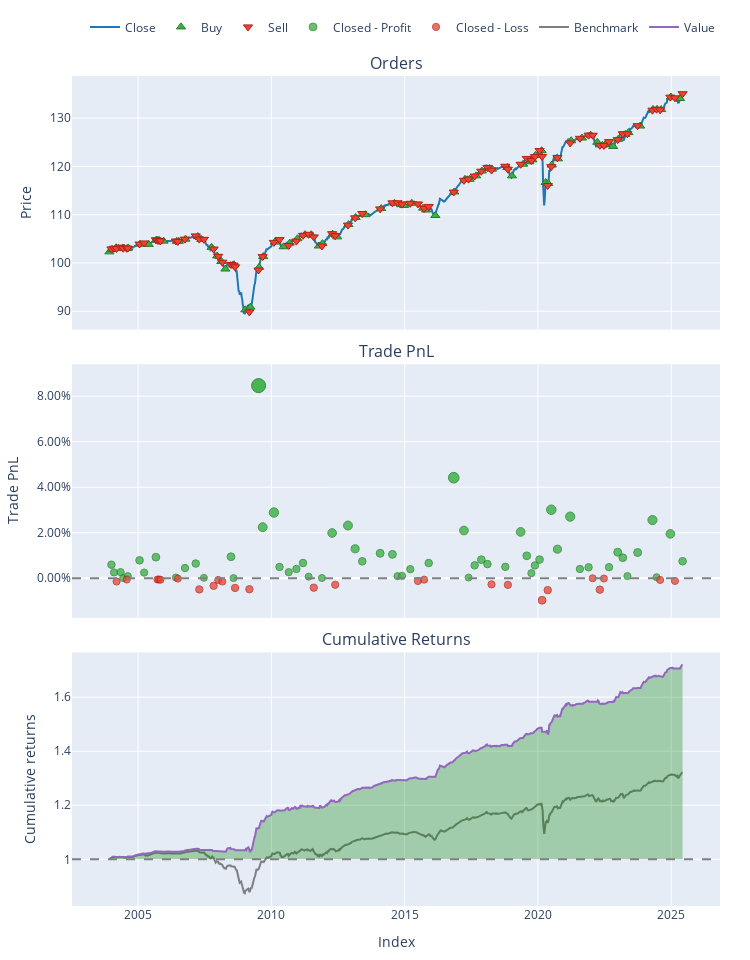

Notebook source saved alongside this figure:
### Code cell
import pandas as pd
import numpy as np
import matplotlib.pyplot as plt
from sklearn.ensemble import GradientBoostingClassifier
from sklearn.preprocessing import StandardScaler
from sklearn.pipeline import Pipeline
import vectorbt as vbt
import os

import pandas as pd, numpy as np, matplotlib.pyplot as plt, warnings, itertools, random
from sklearn.decomposition import PCA
from sklearn.ensemble import GradientBoostingClassifier
from sklearn.model_selection import TimeSeriesSplit
from deap import base, creator, tools, algorithms

import pandas as pd, numpy as np, random, time, matplotlib.pyplot as plt
from pathlib import Path

warnings.filterwarnings("ignore")   # to keep notebook output tidy



import pandas as pd
import numpy as np
import random
import vectorbt as vbt

# --- Parameters ---
POP_SIZE, MAX_GENS = 120, 120
MUT_RATE, CROSS_RATE = 0.40, 0.40
TARGET_RET = 0.70
RANDOM_SEED = 7
np.random.seed(RANDOM_SEED)
random.seed(RANDOM_SEED)

# --- Load the data ---
CSV_PATH = r"c:\Users\Eddy\YTM Capital Dropbox\Eddy Winiarz\Trading\COF\Models\Unfinished Models\Eddy\Python Projects\BT\data_pipelines\data_processed\with_er_daily.csv"
df = pd.read_csv(CSV_PATH, parse_dates=True)
df.iloc[:, 0] = pd.to_datetime(df.iloc[:, 0], errors="coerce")
df = df.set_index(df.columns[0]).sort_index()
price_col = "cad_ig_er_index" if "cad_ig_er_index" in df.columns else df.columns[1]
price = df[price_col].resample("W-FRI").last().ffill()
df_w = price.to_frame("price")
df_w["ret_fwd"] = price.pct_change().shift(-1)
for col in ["cad_oas", "us_ig_oas", "us_hy_oas", "vix"]:
    df_w[col] = df[col].resample("W-FRI").last().ffill() if col in df.columns else 0.0
df_w = df_w.dropna(subset=["ret_fwd"])

# --- Feature matrix ---
feat = pd.DataFrame(index=df_w.index)
for lag in [1,2,3,4,6,8,12,13,26,52]:
    feat[f"mom_{lag}"] = price.pct_change(lag)
for w in [4,8,13,26]:
    feat[f"vol_{w}"] = price.pct_change().rolling(w).std()
for w in [4,8,13,26]:
    feat[f"sma_{w}_dev"] = price/price.rolling(w).mean()-1
ema12, ema26 = price.ewm(span=12, adjust=False).mean(), price.ewm(span=26, adjust=False).mean()
feat["macd_diff"] = (ema12-ema26) - (ema12-ema26).ewm(span=9, adjust=False).mean()
low14, high14 = price.rolling(14).min(), price.rolling(14).max()
feat["stoch_k"] = 100*(price-low14)/(high14-low14+1e-8)
for col in ["cad_oas","us_ig_oas","us_hy_oas","vix"]:
    feat[f"{col}_mom4"] = df_w[col].pct_change(4)
feat = feat.fillna(0)
FEATURES = feat.columns.tolist()

# --- GA primitives ---
def rand_clause():
    f = random.choice(FEATURES)
    thr = np.percentile(feat[f], random.uniform(10,90))
    op  = ">" if random.random()<0.5 else "<"
    return f"(feat['{f}'] {op} {thr:.6f})"

def gen_rule(max_c=4):
    n = random.randint(1,max_c)
    join = " & " if random.random()<0.5 else " | "
    return join.join(rand_clause() for _ in range(n))

def evaluate(rule):
    try:
        mask = eval(rule)
        mask = mask.reindex(price.index).fillna(False)
        # vectorbt backtest
        pf = vbt.Portfolio.from_signals(
            price,
            entries=mask,
            exits=~mask,
            freq='W',
            init_cash=10000,
            fees=0.0,
            slippage=0.0
        )
        ret = pf.total_return()
        dd = pf.max_drawdown()
        fitness = ret - 0.1*abs(dd)
        return fitness, ret, dd, pf
    except Exception as e:
        print(f"Error evaluating rule: {rule}\n{e}")
        return -1,-1,0,None

def mutate(rule):
    if random.random()<0.5 and ("&" in rule or "|" in rule):
        parts = rule.split("&" if "&" in rule else "|")
        parts[random.randrange(len(parts))] = rand_clause()
        join = "&" if "&" in rule else "|"
        return join.join(p.strip() for p in parts)
    return f"({rule}) {'&' if random.random()<0.5 else '|'} {rand_clause()}"

def crossover(r1,r2):
    p1 = r1.split("&" if "&" in r1 else "|")
    p2 = r2.split("&" if "&" in r2 else "|")
    return random.choice(p1).strip()+" & "+random.choice(p2).strip()

# --- Run GA ---
pop=[gen_rule() for _ in range(POP_SIZE)]
best_rule,best_ret,best_pf=None,-1,None
for gen in range(MAX_GENS):
    scored=[(*evaluate(r)[:2],r) for r in pop]
    scored.sort(key=lambda x:x[0], reverse=True)
    elite=[r for _,_,r in scored[:25]]
    if scored[0][1]>best_ret:
        best_rule, best_ret = scored[0][2], scored[0][1]
        best_pf = evaluate(best_rule)[3]
        print(f"Gen {gen:03d}  best return {best_ret*100:5.1f}%")
        if best_ret>=TARGET_RET: break
    next_pop = elite.copy()
    while len(next_pop)<POP_SIZE:
        roll=random.random()
        if roll<MUT_RATE: next_pop.append(mutate(random.choice(elite)))
        elif roll<MUT_RATE+CROSS_RATE: next_pop.append(crossover(*random.sample(elite,2)))
        else: next_pop.append(gen_rule())
    pop=next_pop

# --- Metrics & plot ---
if best_pf is not None:
    print("\nBest rule:", best_rule)
    print(f"Cumulative return {best_ret*100:.1f}%")
    print(best_pf.stats())
    best_pf.plot().show()
else:
    print("No valid solution found.")

### Figure 1 — Plotly figure (JSON) as saved in the notebook; plotly's stock layout.template omitted (floating-point values rounded to 4 significant figures; data arrays with more than 128 entries replaced by an {"elided": "..."} marker saying what was removed)
{"data": [{"legendgroup": "0", "line": {"color": "#1f77b4"}, "name": "Close", "showlegend": true, "type": "scatter", "uid": "ad608d63-fa7d-4626-ac4a-9cbf4cfdb67c", "x": {"elided": "1123 str values"}, "xaxis": "x", "y": {"elided": "1123 float values"}, "yaxis": "y"}, {"customdata": {"elided": "84x3 float values"}, "hovertemplate": "Order Id: %{customdata[0]}<br>Timestamp: %{x}<br>Price: %{y}<br>Size: %{customdata[1]:.6f}<br>Fees: %{customdata[2]:.6f}", "legendgroup": "1", "marker": {"color": "#37B13F", "line": {"color": "rgb(38,123,44)", "width": 1}, "size": 8, "symbol": "triangle-up"}, "mode": "markers", "name": "Buy", "type": "scatter", "uid": "17377289-24a1-4d75-9b7e-37717ea32d18", "x": ["2003-12-05T00:00:00", "2004-01-09T00:00:00", "2004-03-05T00:00:00", "2004-04-09T00:00:00", "2004-06-04T00:00:00", "2004-06-18T00:00:00", "2004-08-06T00:00:00", "2004-08-20T00:00:00", "2005-01-28T00:00:00", "2005-05-27T00:00:00", "2005-09-09T00:00:00", "2005-09-30T00:00:00", "2005-10-21T00:00:00", "2005-12-16T00:00:00", "2006-06-16T00:00:00", "2006-07-14T00:00:00", "2006-10-13T00:00:00", "2007-03-30T00:00:00", "2007-05-18T00:00:00", "2007-10-05T00:00:00", "2007-12-21T00:00:00", "2008-02-15T00:00:00", "2008-04-11T00:00:00", "2008-07-25T00:00:00", "2008-08-08T00:00:00", "2009-01-09T00:00:00", "2009-03-20T00:00:00", "2009-07-17T00:00:00", "2009-09-11T00:00:00", "2010-02-19T00:00:00", "2010-06-18T00:00:00", "2010-09-10T00:00:00", "2010-12-24T00:00:00", "2011-04-08T00:00:00", "2011-07-01T00:00:00", "2011-10-14T00:00:00", "2011-12-02T00:00:00", "2012-04-20T00:00:00", "2012-06-22T00:00:00", "2012-11-23T00:00:00", "2013-03-01T00:00:00", "2013-07-12T00:00:00", "2014-02-14T00:00:00", "2014-08-15T00:00:00", "2014-11-14T00:00:00", "2014-12-26T00:00:00", "2015-04-10T00:00:00", "2015-09-11T00:00:00", "2015-10-23T00:00:00", "2016-02-26T00:00:00", "2016-11-11T00:00:00", "2017-04-07T00:00:00", "2017-06-09T00:00:00", "2017-09-08T00:00:00", "2017-11-24T00:00:00", "2018-03-09T00:00:00", "2018-04-13T00:00:00", "2018-11-09T00:00:00", "2019-01-11T00:00:00", "2019-06-14T00:00:00", "2019-09-06T00:00:00", "2019-10-18T00:00:00", "2019-11-29T00:00:00", "2020-02-21T00:00:00", "2020-04-17T00:00:00", "2020-05-22T00:00:00", "2020-07-10T00:00:00", "2020-10-02T00:00:00", "2021-04-02T00:00:00", "2021-08-27T00:00:00", "2021-12-24T00:00:00", "2022-03-25T00:00:00", "2022-06-03T00:00:00", "2022-07-15T00:00:00", "2022-10-28T00:00:00", "2023-01-06T00:00:00", "2023-04-14T00:00:00", "2023-05-26T00:00:00", "2023-11-03T00:00:00", "2024-04-26T00:00:00", "2024-06-21T00:00:00", "2024-08-16T00:00:00", "2024-12-27T00:00:00", "2025-05-02T00:00:00"], "xaxis": "x", "y": [102.3, 102.8, 103.1, 103.0, 103.0, 103.1, 103.0, 103.1, 103.9, 103.8, 104.8, 104.7, 104.6, 104.5, 104.5, 104.5, 104.9, 105.5, 104.9, 103.2, 101.5, 100.3, 98.74, 99.55, 99.62, 90.29, 90.85, 99.09, 101.3, 104.3, 103.3, 104.1, 105.0, 105.9, 105.8, 103.5, 104.0, 106.0, 105.4, 107.9, 109.4, 110.0, 111.3, 112.4, 112.1, 111.9, 112.4, 111.3, 111.0, 109.8, 114.7, 117.3, 117.3, 118.0, 119.0, 119.6, 119.4, 119.8, 118.1, 120.5, 121.0, 121.4, 122.3, 123.3, 116.7, 116.5, 120.3, 121.6, 125.3, 125.9, 126.5, 125.0, 124.4, 124.5, 124.1, 125.6, 126.6, 127.0, 128.4, 131.8, 131.8, 131.8, 134.4, 134.1], "yaxis": "y"}, {"customdata": {"elided": "84x3 float values"}, "hovertemplate": "Order Id: %{customdata[0]}<br>Timestamp: %{x}<br>Price: %{y}<br>Size: %{customdata[1]:.6f}<br>Fees: %{customdata[2]:.6f}", "legendgroup": "2", "marker": {"color": "#EA4335", "line": {"color": "rgb(181,31,18)", "width": 1}, "size": 8, "symbol": "triangle-down"}, "mode": "markers", "name": "Sell", "type": "scatter", "uid": "12c3fa0b-2fa5-4f90-819b-42b3584ca400", "x": ["2004-01-02T00:00:00", "2004-02-06T00:00:00", "2004-03-12T00:00:00", "2004-05-07T00:00:00", "2004-06-11T00:00:00", "2004-07-30T00:00:00", "2004-08-13T00:00:00", "2005-01-21T00:00:00", "2005-03-25T00:00:00", "2005-09-02T00:00:00", "2005-09-23T00:00:00", "2005-10-14T00:00:00", "2005-11-04T00:00:00", "2006-06-02T00:00:00", "2006-06-30T00:00:00", "2006-10-06T00:00:00", "2007-03-02T00:00:00", "2007-04-20T00:00:00", "2007-06-22T00:00:00", "2007-11-02T00:00:00", "2008-01-04T00:00:00", "2008-02-29T00:00:00", "2008-06-27T00:00:00", "2008-08-01T00:00:00", "2008-08-22T00:00:00", "2009-03-06T00:00:00", "2009-07-10T00:00:00", "2009-09-04T00:00:00", "2010-02-05T00:00:00", "2010-04-23T00:00:00", "2010-08-27T00:00:00", "2010-12-10T00:00:00", "2011-03-11T00:00:00", "2011-05-27T00:00:00", "2011-08-05T00:00:00", "2011-11-25T00:00:00", "2012-04-13T00:00:00", "2012-05-25T00:00:00", "2012-11-16T00:00:00", "2013-02-22T00:00:00", "2013-05-31T00:00:00", "2014-01-31T00:00:00", "2014-07-18T00:00:00", "2014-09-26T00:00:00", "2014-11-28T00:00:00", "2015-03-20T00:00:00", "2015-07-03T00:00:00", "2015-09-25T00:00:00", "2015-11-27T00:00:00", "2016-11-04T00:00:00", "2017-03-24T00:00:00", "2017-05-26T00:00:00", "2017-08-18T00:00:00", "2017-11-17T00:00:00", "2018-02-09T00:00:00", "2018-04-06T00:00:00", "2018-10-12T00:00:00", "2018-11-16T00:00:00", "2019-05-10T00:00:00", "2019-08-02T00:00:00", "2019-10-04T00:00:00", "2019-11-22T00:00:00", "2020-01-24T00:00:00", "2020-02-28T00:00:00", "2020-05-15T00:00:00", "2020-07-03T00:00:00", "2020-09-25T00:00:00", "2021-03-19T00:00:00", "2021-07-30T00:00:00", "2021-11-26T00:00:00", "2022-01-21T00:00:00", "2022-04-29T00:00:00", "2022-06-24T00:00:00", "2022-09-02T00:00:00", "2022-12-30T00:00:00", "2023-03-10T00:00:00", "2023-05-12T00:00:00", "2023-09-29T00:00:00", "2024-04-19T00:00:00", "2024-06-14T00:00:00", "2024-08-02T00:00:00", "2024-12-20T00:00:00", "2025-02-21T00:00:00", "2025-06-06T00:00:00"], "xaxis": "x", "y": [102.9, 103.1, 103.0, 103.3, 103.0, 103.0, 103.1, 103.9, 104.1, 104.8, 104.7, 104.6, 104.6, 104.5, 104.5, 104.9, 105.6, 104.9, 104.9, 102.9, 101.4, 100.1, 99.67, 99.55, 99.2, 89.85, 98.54, 101.3, 104.3, 104.8, 103.6, 104.5, 105.7, 105.9, 105.4, 103.5, 106.1, 105.7, 107.8, 109.3, 110.2, 111.2, 112.5, 112.5, 112.2, 112.4, 112.2, 111.3, 111.7, 114.7, 117.1, 117.4, 118.0, 119.0, 119.8, 119.2, 120.0, 119.4, 120.5, 121.7, 121.2, 122.0, 123.3, 122.1, 116.1, 120.0, 121.8, 124.9, 125.8, 126.5, 126.5, 124.4, 124.3, 125.1, 125.6, 126.8, 126.8, 128.4, 131.7, 131.8, 131.7, 134.4, 134.2, 135.1], "yaxis": "y"}, {"customdata": {"elided": "59x4 float values"}, "hovertemplate": "Exit Trade Id: %{customdata[0]}<br>Position Id: %{customdata[1]}<br>Exit Timestamp: %{x}<br>PnL: %{customdata[2]:.6f}<br>Return: %{customdata[3]:.2%}", "legendgroup": "3", "marker": {"color": "#37B13F", "line": {"color": "rgb(38,123,44)", "width": 1}, "opacity": [0.7605, 0.7545, 0.7547, 0.7501, 0.7516, 0.7639, 0.7543, 0.7663, 0.7505, 0.7579, 0.7614, 0.7502, 0.7667, 0.75, 0.9, 0.7897, 0.8011, 0.7587, 0.7547, 0.7572, 0.7618, 0.7511, 0.7501, 0.7852, 0.791, 0.7729, 0.7631, 0.7693, 0.7685, 0.7515, 0.7518, 0.757, 0.7617, 0.8283, 0.7871, 0.7505, 0.76, 0.7644, 0.7609, 0.7588, 0.786, 0.7674, 0.7539, 0.7599, 0.7645, 0.8033, 0.7726, 0.7979, 0.7571, 0.7584, 0.7585, 0.7702, 0.7659, 0.7516, 0.77, 0.7953, 0.7507, 0.7845, 0.7632], "size": [7.489, 7.208, 7.219, 7.002, 7.073, 7.647, 7.202, 7.763, 7.023, 7.367, 7.531, 7.011, 7.778, 7.001, 14, 8.853, 9.386, 7.407, 7.217, 7.334, 7.55, 7.053, 7.005, 8.642, 8.913, 8.066, 7.61, 7.902, 7.865, 7.072, 7.084, 7.326, 7.548, 10.65, 8.732, 7.022, 7.465, 7.673, 7.511, 7.411, 8.68, 7.813, 7.18, 7.462, 7.676, 9.487, 8.053, 9.237, 7.333, 7.393, 7.399, 7.943, 7.743, 7.074, 7.931, 9.112, 7.034, 8.61, 7.615], "symbol": "circle"}, "mode": "markers", "name": "Closed - Profit", "type": "scatter", "uid": "21fdb47a-2500-434a-bf76-dff5b55a2677", "x": ["2004-01-02T00:00:00", "2004-02-06T00:00:00", "2004-05-07T00:00:00", "2004-06-11T00:00:00", "2004-08-13T00:00:00", "2005-01-21T00:00:00", "2005-03-25T00:00:00", "2005-09-02T00:00:00", "2006-06-02T00:00:00", "2006-10-06T00:00:00", "2007-03-02T00:00:00", "2007-06-22T00:00:00", "2008-06-27T00:00:00", "2008-08-01T00:00:00", "2009-07-10T00:00:00", "2009-09-04T00:00:00", "2010-02-05T00:00:00", "2010-04-23T00:00:00", "2010-08-27T00:00:00", "2010-12-10T00:00:00", "2011-03-11T00:00:00", "2011-05-27T00:00:00", "2011-11-25T00:00:00", "2012-04-13T00:00:00", "2012-11-16T00:00:00", "2013-02-22T00:00:00", "2013-05-31T00:00:00", "2014-01-31T00:00:00", "2014-07-18T00:00:00", "2014-09-26T00:00:00", "2014-11-28T00:00:00", "2015-03-20T00:00:00", "2015-11-27T00:00:00", "2016-11-04T00:00:00", "2017-03-24T00:00:00", "2017-05-26T00:00:00", "2017-08-18T00:00:00", "2017-11-17T00:00:00", "2018-02-09T00:00:00", "2018-10-12T00:00:00", "2019-05-10T00:00:00", "2019-08-02T00:00:00", "2019-10-04T00:00:00", "2019-11-22T00:00:00", "2020-01-24T00:00:00", "2020-07-03T00:00:00", "2020-09-25T00:00:00", "2021-03-19T00:00:00", "2021-07-30T00:00:00", "2021-11-26T00:00:00", "2022-09-02T00:00:00", "2022-12-30T00:00:00", "2023-03-10T00:00:00", "2023-05-12T00:00:00", "2023-09-29T00:00:00", "2024-04-19T00:00:00", "2024-06-14T00:00:00", "2024-12-20T00:00:00", "2025-06-06T00:00:00"], "xaxis": "x2", "y": [0.005935, 0.002532, 0.002663, 4.948e-05, 0.0009002, 0.007842, 0.002462, 0.009241, 0.0002975, 0.004463, 0.006441, 0.0001526, 0.009432, 2.775e-05, 0.08466, 0.02242, 0.02886, 0.004944, 0.002646, 0.004061, 0.006667, 0.000667, 7.677e-05, 0.01987, 0.02315, 0.01291, 0.007399, 0.01093, 0.01048, 0.0008877, 0.001031, 0.00396, 0.006645, 0.04418, 0.02096, 0.0002822, 0.005648, 0.008158, 0.006196, 0.004991, 0.02034, 0.009845, 0.002203, 0.005609, 0.008196, 0.03009, 0.01275, 0.02707, 0.004043, 0.004778, 0.00484, 0.01142, 0.009005, 0.0009156, 0.01128, 0.02556, 0.0004296, 0.01949, 0.007452], "yaxis": "y2"}, {"customdata": [[2, 2, -14.61, -0.001448], [5, 5, -6.116, -0.0006057], [10, 10, -6.109, -0.0005931], [11, 11, -5.783, -0.0005618], [12, 12, -7.133, -0.0006934], [14, 14, -1.917, -0.0001865], [17, 17, -51.33, -0.004938], [19, 19, -34.79, -0.003363], [20, 20, -8.107, -0.0007864], [21, 21, -15.18, -0.001474], [24, 24, -44.53, -0.004289], [25, 25, -50.22, -0.004858], [34, 34, -49.87, -0.004169], [37, 37, -35.13, -0.002891], [46, 46, -16.3, -0.001254], [47, 47, -8.25, -0.0006355], [55, 55, -38.51, -0.002711], [57, 57, -41.74, -0.002931], [63, 63, -144.2, -0.0097], [64, 64, -77.3, -0.005251], [70, 70, -0.3285, -2.076e-05], [71, 71, -79.77, -0.00504], [72, 72, -2.37, -0.0001505], [80, 80, -13.28, -0.0007917], [82, 82, -20.65, -0.001209]], "hovertemplate": "Exit Trade Id: %{customdata[0]}<br>Position Id: %{customdata[1]}<br>Exit Timestamp: %{x}<br>PnL: %{customdata[2]:.6f}<br>Return: %{customdata[3]:.2%}", "legendgroup": "4", "marker": {"color": "#EA4335", "line": {"color": "rgb(181,31,18)", "width": 1}, "opacity": [0.7525, 0.751, 0.751, 0.751, 0.7512, 0.7503, 0.7587, 0.7559, 0.7514, 0.7526, 0.7576, 0.7586, 0.7574, 0.7551, 0.7522, 0.7511, 0.7548, 0.7552, 0.7672, 0.7593, 0.75, 0.7589, 0.7502, 0.7514, 0.7521], "size": [7.118, 7.048, 7.047, 7.045, 7.056, 7.014, 7.407, 7.276, 7.063, 7.12, 7.353, 7.4, 7.343, 7.237, 7.102, 7.051, 7.222, 7.241, 7.801, 7.433, 7, 7.415, 7.011, 7.064, 7.098], "symbol": "circle"}, "mode": "markers", "name": "Closed - Loss", "type": "scatter", "uid": "224003f3-573d-4c6d-8ed5-f16cd8a9625e", "x": ["2004-03-12T00:00:00", "2004-07-30T00:00:00", "2005-09-23T00:00:00", "2005-10-14T00:00:00", "2005-11-04T00:00:00", "2006-06-30T00:00:00", "2007-04-20T00:00:00", "2007-11-02T00:00:00", "2008-01-04T00:00:00", "2008-02-29T00:00:00", "2008-08-22T00:00:00", "2009-03-06T00:00:00", "2011-08-05T00:00:00", "2012-05-25T00:00:00", "2015-07-03T00:00:00", "2015-09-25T00:00:00", "2018-04-06T00:00:00", "2018-11-16T00:00:00", "2020-02-28T00:00:00", "2020-05-15T00:00:00", "2022-01-21T00:00:00", "2022-04-29T00:00:00", "2022-06-24T00:00:00", "2024-08-02T00:00:00", "2025-02-21T00:00:00"], "xaxis": "x2", "y": [-0.001448, -0.0006057, -0.0005931, -0.0005618, -0.0006934, -0.0001865, -0.004938, -0.003363, -0.0007864, -0.001474, -0.004289, -0.004858, -0.004169, -0.002891, -0.001254, -0.0006355, -0.002711, -0.002931, -0.0097, -0.005251, -2.076e-05, -0.00504, -0.0001505, -0.0007917, -0.001209], "yaxis": "y2"}, {"legendgroup": "5", "line": {"color": "#7f7f7f"}, "name": "Benchmark", "showlegend": true, "type": "scatter", "uid": "98f2977b-950c-4b98-a5b5-ce46ea505f7d", "x": {"elided": "1123 str values"}, "xaxis": "x3", "y": {"elided": "1123 float values"}, "yaxis": "y3"}, {"hoverinfo": "skip", "legendgroup": "6", "line": {"color": "rgba(0, 0, 0, 0)", "width": 0}, "opacity": 0, "showlegend": false, "type": "scatter", "uid": "490ca9a7-0cdf-41aa-92c2-623a7cee1ee2", "x": {"elided": "1123 str values"}, "xaxis": "x3", "y": {"elided": "1123 int values"}, "yaxis": "y3"}, {"connectgaps": false, "fill": "tonexty", "fillcolor": "rgba(0, 128, 0, 0.3)", "hoverinfo": "skip", "legendgroup": "6", "line": {"color": "rgba(0, 0, 0, 0)", "width": 0}, "opacity": 0, "showlegend": false, "type": "scatter", "uid": "a3457fae-23a5-4aba-b279-5723b83216bf", "x": {"elided": "1123 str values"}, "xaxis": "x3", "y": {"elided": "1123 float values"}, "yaxis": "y3"}, {"legendgroup": "7", "line": {"color": "#9467bd"}, "name": "Value", "showlegend": true, "type": "scatter", "uid": "d4c91348-0e08-4bda-b908-99fdc7542f22", "x": {"elided": "1123 str values"}, "xaxis": "x3", "y": {"elided": "1123 float values"}, "yaxis": "y3"}, {"hoverinfo": "skip", "legendgroup": "6", "line": {"color": "rgba(0, 0, 0, 0)", "width": 0}, "opacity": 0, "showlegend": false, "type": "scatter", "uid": "97ca4eac-aa2a-47a4-bc21-c5a7794a73be", "x": {"elided": "1123 str values"}, "xaxis": "x3", "y": {"elided": "1123 int values"}, "yaxis": "y3"}], "layout": {"annotations": [{"font": {"size": 16}, "showarrow": false, "text": "Orders", "x": 0.5, "xanchor": "center", "xref": "paper", "y": 1, "yanchor": "bottom", "yref": "paper"}, {"font": {"size": 16}, "showarrow": false, "text": "Trade PnL", "x": 0.5, "xanchor": "center", "xref": "paper", "y": 0.6528, "yanchor": "bottom", "yref": "paper"}, {"font": {"size": 16}, "showarrow": false, "text": "Cumulative Returns", "x": 0.5, "xanchor": "center", "xref": "paper", "y": 0.3056, "yanchor": "bottom", "yref": "paper"}], "height": 960, "legend": {"orientation": "h", "traceorder": "normal", "x": 1, "xanchor": "right", "y": 1.042, "yanchor": "bottom"}, "margin": {"b": 30, "l": 30, "r": 30, "t": 30}, "shapes": [{"line": {"color": "gray", "dash": "dash"}, "type": "line", "x0": 0, "x1": 1, "xref": "paper", "y0": 0, "y1": 0, "yref": "y2"}, {"line": {"color": "gray", "dash": "dash"}, "type": "line", "x0": 0, "x1": 1, "xref": "paper", "y0": 1, "y1": 1, "yref": "y3"}], "showlegend": true, "width": 750, "xaxis": {"anchor": "y", "domain": [0, 1], "matches": "x3", "showticklabels": false}, "xaxis2": {"anchor": "y2", "domain": [0, 1], "matches": "x3", "showticklabels": false}, "xaxis3": {"anchor": "y3", "domain": [0, 1], "title": {"text": "Index"}}, "yaxis": {"anchor": "x", "domain": [0.6944, 1], "title": {"text": "Price"}}, "yaxis2": {"anchor": "x2", "domain": [0.3472, 0.6528], "tickformat": ".2%", "title": {"text": "Trade PnL"}}, "yaxis3": {"anchor": "x3", "domain": [0, 0.3056], "title": {"text": "Cumulative returns"}}}}
